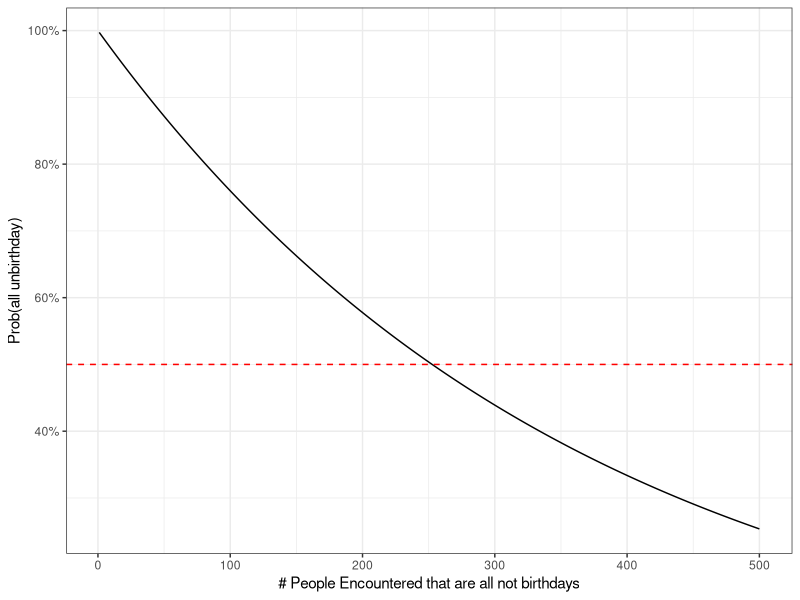
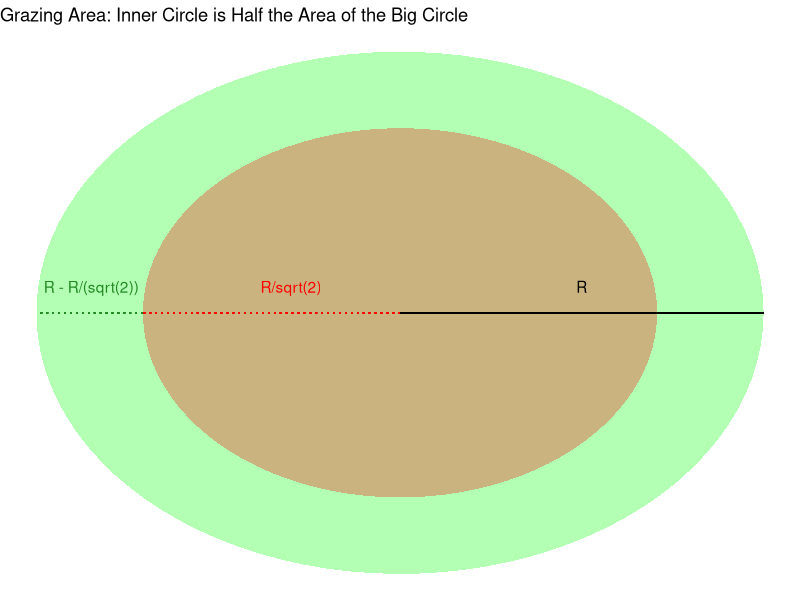

Write R code to recreate these figures, in order.
## ---- chunk 1
knitr::opts_chunk$set(echo = TRUE)
library(knitr)
library(dplyr)
library(magrittr)
library(ggplot2)
library(ggthemes)
## ---- chunk 2

data.frame(num_people = 1:500) %>%
  mutate(prob_all_unbirthday = (364/365) ^ num_people) -> df

df %>%
  filter(prob_all_unbirthday < 0.505,
         prob_all_unbirthday > 0.495) %>%
  head %>%
  mutate(prob_all_unbirthday = scales::percent(prob_all_unbirthday)) %>%
  kable

df %>%
  ggplot(aes(x = num_people, y = prob_all_unbirthday)) +
  geom_line() +
  scale_y_continuous(labels = scales::percent) +
  geom_hline(yintercept = 0.5, color = 'red', linetype = 'dashed') +
  theme_bw() +
  labs(x = '# People Encountered that are all not birthdays',
       y = 'Prob(all unbirthday)')
  
## ---- chunk 3
circleFun <- function(center = c(0,0),diameter = 1, npoints = 100){
    r = diameter / 2
    tt <- seq(0,2*pi,length.out = npoints)
    xx <- center[1] + r * cos(tt)
    yy <- center[2] + r * sin(tt)
    return(data.frame(x = xx, y = yy))
}

dat <- circleFun(diameter = 2)
ggplot(dat, aes(x,y)) + 
  geom_polygon(fill = 'green', alpha = .3) +
  geom_polygon(data = circleFun(diameter = 2/sqrt(2)),
               fill = 'red', alpha = .3) +
  geom_segment(aes(x = -1/sqrt(2), xend = -1, y = 0, yend = 0),
               linetype = 'dotted', color = 'forestgreen') +
    geom_segment(aes(x = 0, xend = -1/sqrt(2), y = 0, yend = 0),
               linetype = 'dotted', color = 'red') +
  geom_segment(aes(x = 0, xend = 1, y = 0, yend = 0)) +
  geom_text(data = data.frame(l = 'R'),
            aes(label = l), x = 0.5, y = 0.1) +
    geom_text(data = data.frame(l = 'R/sqrt(2)'),
            aes(label = l), x = -0.3, y = 0.1,
            color = 'red') +
  geom_text(data = data.frame(l = 'R - R/(sqrt(2))'),
            aes(label = l), x = -.98, y = 0.1,
            hjust = 0,
            color = 'forestgreen') +  
  theme_void() +
  labs(title = 'Grazing Area: Inner Circle is Half the Area of the Big Circle')

